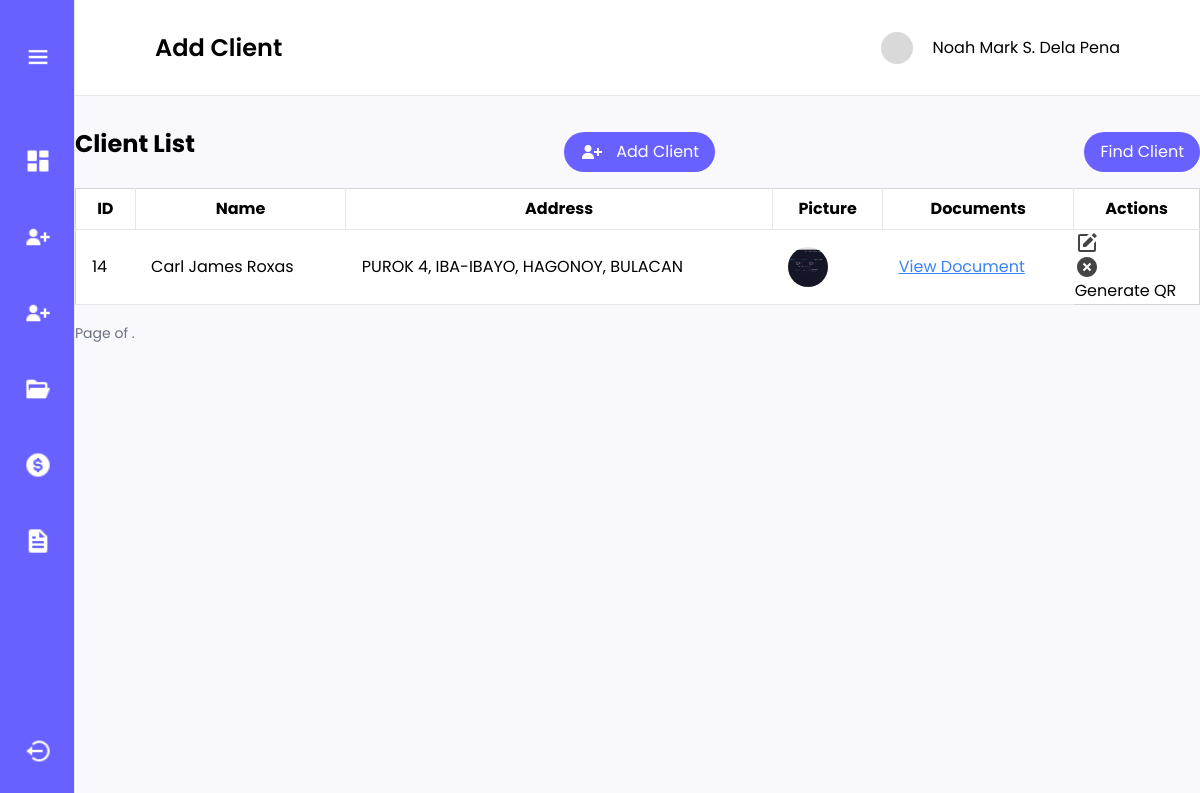
Page /adminUser/addClient on the committed database.
### loanmanagement/models.py (models this page shows, shortened)
class Person(models.Model):
    name = models.CharField(max_length=250, null=False, blank=False)
    address = models.CharField(max_length=250, null=False, blank=False)
    picture = models.ImageField(upload_to='images/', null=True, blank=True)
    document = models.FileField(upload_to='documents/', null=True, blank=True)
    created_at = models.DateTimeField(auto_now_add=True)

### loanmanagement/views.py (the view, shortened to what this page needs)
# urls.py: path("addClient", views.addClient, name="addClient"),
def addClient(request):
    persons = Person.objects.all()
    context = {'form': PersonForm(), 'persons': persons}
    return render(request, "addClient.html", context)

### loanmanagement/templates/addClient.html (shortened to what this page needs)
{% extends 'layout.html' %}
{% load widget_tweaks %}
{% block content %}
   <div>
       <div class="flex justify-between bg-white h-24 items-center px-6 md:px-20 py-auto border-b">
            <h2 class="text-xl md:text-2xl font-semibold">Add Client</h2>
           <div class="flex gap-2 md:gap-5 justify-center items-center">
               {% load static %}
               <img src="{% static 'images/svg/skeleton.svg' %}" class="w-6 h-6 md:w-8 h-8">
               <p class="hidden md:block">Noah Mark S. Dela Pena</p>
           </div>
       </div>
       <div class="mx-3 md:mx-auto max-w-[1240px] mt-8">
           <div class="flex justify-between items-center mb-3">
                <h1 class="md:text-2xl text-xl font-bold mb-4">Client List</h1>
                <button type="submit" id="openModalBtn" class=" text-[12px] md:text-[16px] flex items-center justify-center gap-3 bg-[#6861ff] text-white py-1 md:py-2 px-4 rounded-[50px]">
                    <img/>Add Client</button>
               <button type="submit" id="openFindModalBtn" class=" text-[12px] md:text-[16px] flex items-center justify-center gap-3 bg-[#6861ff] text-white py-1 md:py-2 px-4 rounded-[50px]">
                   Find Client</button>
            </div>
           <table class="min-w-full bg-white border border-gray-300">
            <thead>
                <tr>
                    <th class="py-2 px-4 border-b border-r">ID</th>
                    <th class="py-2 px-4 border-b border-r">Name</th>
                    <th class="py-2 px-4 border-b border-r">Address</th>
                    <th class="py-2 px-4 border-b border-r">Picture</th>
                    <th class="py-2 px-4 border-b border-r">Documents</th>
                    <th class="py-2  border-b">Actions</th>
                </tr>
            </thead>
            <tbody>
                {% for person in persons %}
                    <tr>
                        <td class="py-2 px-4 border-b">{{ person.id }}</td>
                        <td class="py-2 px-4 border-b">{{ person.name }}</td>
                        <td class="py-2 px-4 border-b">{{ person.address }}</td>
                        <td class="py-2 px-4 border-b">
                            {% if person.picture %}
                                <img src="{{ person.picture.url }}" alt="{{ person.name }}" class="w-10 h-10 object-cover rounded-full">
                            {% else %}
                                No Picture
                            {% endif %}
                        </td>
                        <td class="py-2 px-4 border-b">
                            {% if person.document %}
                                <a href="{{ person.document.url }}" target="_blank" class="text-blue-500 underline">View Document</a>
                            {% else %}
                                No Documents
                            {% endif %}
                        </td>
                        <td>
                            <img data-id="{{ person.id }}" class="cursor-pointer" onclick="edit()" alt="edit"/>
                            <img data-id="{{ person.id }}" class="cursor-pointer" onclick="deleteBtn(this)" alt="delete"/>
                            <a href="/adminUser/generate/{{ person.id }}">Generate QR</a>
                        </td>
                    </tr>
                {% endfor %}
            </tbody>
        </table>
           <div class="mt-4">
            <span class="text-sm text-gray-500">
                Page {{ persons.number }} of {{ persons.paginator.num_pages }}.
            </span>
        </div>
       </div>
   </div>
{% endblock %}

### loanmanagement/templates/layout.html (style rules this page uses)
body { font-family: 'Poppins', sans-serif; }

### rows in the picture
Person: id "14", name "Carl James Roxas", address "PUROK 4, IBA-IBAYO, HAGONOY, BULACAN", picture (picture)
